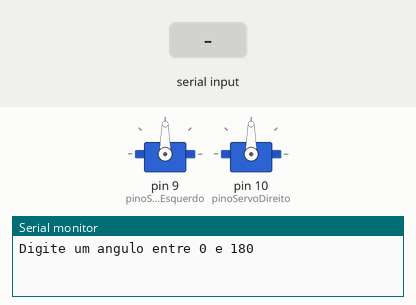
The sketch below on a simulated Arduino Uno, built with avr-gcc and run on an emulated ATmega328P. On the bench: 2 × servo, the last lines printed to the serial monitor. The inputs (shaded band) are chosen by the test bench.

Above: at 1.2 s.
1.3 s: "5\n" received over Serial
At 1.75 s:
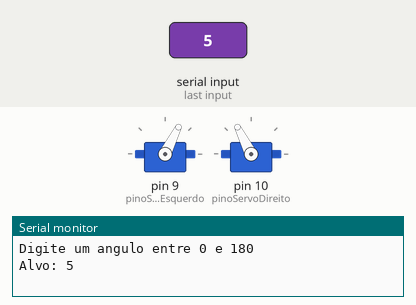
At 3.0 s:
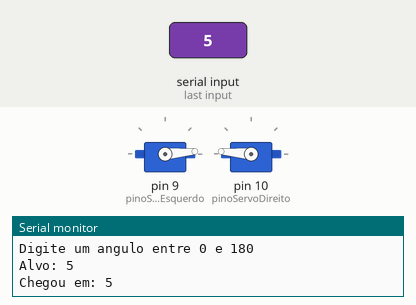
4.3 s: "E30\n" received over Serial
5.8 s: "D150\n" received over Serial
Timing chart, 0 to 8.8 s (numbered marks = the images above; inputs shaded):
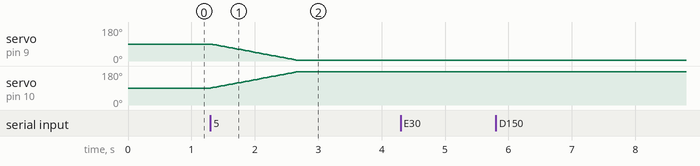

The sketch:

Meta1_PainelSolar.ino
```cpp
#include <Servo.h>

int pinoServoEsquerdo = 9;
int pinoServoDireito = 10;
// Descobrir limites do painel e trocar estes valores.
int anguloMinimo = 0;
int anguloMaximo = 180;
//
unsigned long intervaloEntrePassos = 15;
unsigned long instanteAnterior = 0;
Servo servoEsquerdo;
Servo servoDireito;
int anguloAtual = 90;
int anguloAlvo = 90;

void moverParaAngulo(int angulo) {
  servoEsquerdo.write(angulo);
  servoDireito.write(180 - angulo);
}

void lerComandoSerial() {
  if (Serial.available() > 0) {
    String texto = Serial.readStringUntil('\n');
    texto.trim();
    int anguloRecebido = texto.toInt();
    // Confere se o texto era mesmo um número: converte o número de volta para texto e compara com o que foi digitado.
    // Conselho do Claude
    bool testaNumero = (texto == String(anguloRecebido));
    if (testaNumero == true && anguloRecebido >= anguloMinimo && anguloRecebido <= anguloMaximo) {
      anguloAlvo = anguloRecebido;
      Serial.println("Alvo: " + String(anguloAlvo));
    }
    else {
      Serial.println("Valor invalido: " + texto);
    }
  }
}

void atualizarServos() {
  if (anguloAtual != anguloAlvo && millis() - instanteAnterior > intervaloEntrePassos) {
    instanteAnterior = millis();
    if (anguloAlvo > anguloAtual) {
      anguloAtual = anguloAtual + 1;
    }
    else {
      anguloAtual = anguloAtual - 1;
    }
    moverParaAngulo(anguloAtual);
    if (anguloAtual == anguloAlvo) {
      Serial.println("Chegou em: " + String(anguloAtual));
    }
  }
}

void setup() {
  Serial.begin(9600);
  Serial.setTimeout(10);
  servoEsquerdo.attach(pinoServoEsquerdo);
  servoDireito.attach(pinoServoDireito);
  moverParaAngulo(anguloAtual);
  Serial.println("Digite um angulo entre 0 e 180");
}

void loop() {
  lerComandoSerial();
  atualizarServos();
}

// IDEIAS DE REFINO (Meta 4)
// 1) Calibração: se, com o mesmo ângulo, os dois painéis não ficarem
//    alinhados (o braço de cada servo encaixa um pouco diferente),
//    criar uma correção fixa para o servo direito:
//      int correcaoServoDireito = 0;  // ajustar no teste, ex.: 5 ou -3
//      servoDireito.write(180 - angulo + correcaoServoDireito);
// 2) Controle independente (opcional): permitir comandos "E30" e "D150"
//    para mover cada painel separado, usando startsWith() e substring().
//    Justificativa: se um painel travar, o outro continua
//    controlável. Em satélites reais, cada asa tem o seu próprio motor,
//    mas na operação normal as duas recebem o mesmo ângulo.
```

Measured:
- after the input at 1.3 s, servo on pin 9 (pinoServoEsquerdo): moves from 90° to 5° over 1.3 s, starting at once; servo on pin 10 (pinoServoDireito): moves from 90° to 175° over 1.3 s, starting at once
